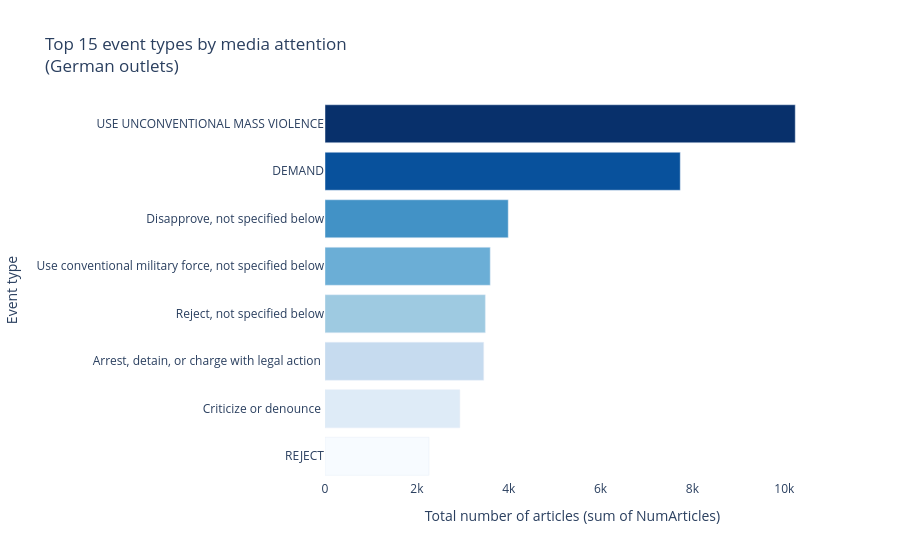

Notebook code for this chart:
### Markdown cell above
**Interactive plots**:

### Code cell
import plotly.express as px

TOP_N = 15

top_events_topN = (
    top_events_labeled
    .sort_values("total_articles", ascending=False)
    .head(TOP_N)
    .sort_values("total_articles", ascending=False)
)

fig = px.bar(
    top_events_topN,
    x="total_articles",
    y="EventDescription",
    color="EventDescription",
    orientation="h",
    color_discrete_sequence=px.colors.sequential.Blues_r,
    title=f"Top {TOP_N} event types by media attention<br>(German outlets)",
    labels={"total_articles": "Total Articles"},
)

fig.update_traces(
    hovertemplate=(
        "Event: %{y}<br>" +
        "Total Articles: %{x}" +
        "<extra></extra>"
    )
)

fig.update_layout(
    xaxis_title="Total number of articles",
    yaxis_title="Event type",
    showlegend=False,
    plot_bgcolor="white",
    paper_bgcolor="white",
)

fig.show()

### Figure 1 — Plotly figure (JSON) as saved in the notebook; plotly's stock layout.template omitted (floating-point values rounded to 4 significant figures)
{"data": [{"alignmentgroup": "True", "hovertemplate": "Event: %{y}<br>Total Articles: %{x}<extra></extra>", "legendgroup": "USE UNCONVENTIONAL MASS VIOLENCE", "marker": {"color": "rgb(8,48,107)", "pattern": {"shape": ""}}, "name": "USE UNCONVENTIONAL MASS VIOLENCE", "offsetgroup": "USE UNCONVENTIONAL MASS VIOLENCE", "orientation": "h", "showlegend": true, "textposition": "auto", "type": "bar", "x": [10238], "xaxis": "x", "y": ["USE UNCONVENTIONAL MASS VIOLENCE"], "yaxis": "y"}, {"alignmentgroup": "True", "hovertemplate": "Event: %{y}<br>Total Articles: %{x}<extra></extra>", "legendgroup": "DEMAND", "marker": {"color": "rgb(8,81,156)", "pattern": {"shape": ""}}, "name": "DEMAND", "offsetgroup": "DEMAND", "orientation": "h", "showlegend": true, "textposition": "auto", "type": "bar", "x": [7734], "xaxis": "x", "y": ["DEMAND"], "yaxis": "y"}, {"alignmentgroup": "True", "hovertemplate": "Event: %{y}<br>Total Articles: %{x}<extra></extra>", "legendgroup": "Disapprove, not specified below", "marker": {"color": "rgb(66,146,198)", "pattern": {"shape": ""}}, "name": "Disapprove, not specified below", "offsetgroup": "Disapprove, not specified below", "orientation": "h", "showlegend": true, "textposition": "auto", "type": "bar", "x": [3989], "xaxis": "x", "y": ["Disapprove, not specified below"], "yaxis": "y"}, {"alignmentgroup": "True", "hovertemplate": "Event: %{y}<br>Total Articles: %{x}<extra></extra>", "legendgroup": "Use conventional military force, not specified below", "marker": {"color": "rgb(107,174,214)", "pattern": {"shape": ""}}, "name": "Use conventional military force, not specified below", "offsetgroup": "Use conventional military force, not specified below", "orientation": "h", "showlegend": true, "textposition": "auto", "type": "bar", "x": [3597], "xaxis": "x", "y": ["Use conventional military force, not specified below"], "yaxis": "y"}, {"alignmentgroup": "True", "hovertemplate": "Event: %{y}<br>Total Articles: %{x}<extra></extra>", "legendgroup": "Reject, not specified below", "marker": {"color": "rgb(158,202,225)", "pattern": {"shape": ""}}, "name": "Reject, not specified below", "offsetgroup": "Reject, not specified below", "orientation": "h", "showlegend": true, "textposition": "auto", "type": "bar", "x": [3491], "xaxis": "x", "y": ["Reject, not specified below"], "yaxis": "y"}, {"alignmentgroup": "True", "hovertemplate": "Event: %{y}<br>Total Articles: %{x}<extra></extra>", "legendgroup": "Arrest, detain, or charge with legal action ", "marker": {"color": "rgb(198,219,239)", "pattern": {"shape": ""}}, "name": "Arrest, detain, or charge with legal action ", "offsetgroup": "Arrest, detain, or charge with legal action ", "orientation": "h", "showlegend": true, "textposition": "auto", "type": "bar", "x": [3455], "xaxis": "x", "y": ["Arrest, detain, or charge with legal action "], "yaxis": "y"}, {"alignmentgroup": "True", "hovertemplate": "Event: %{y}<br>Total Articles: %{x}<extra></extra>", "legendgroup": "Criticize or denounce ", "marker": {"color": "rgb(222,235,247)", "pattern": {"shape": ""}}, "name": "Criticize or denounce ", "offsetgroup": "Criticize or denounce ", "orientation": "h", "showlegend": true, "textposition": "auto", "type": "bar", "x": [2935], "xaxis": "x", "y": ["Criticize or denounce "], "yaxis": "y"}, {"alignmentgroup": "True", "hovertemplate": "Event: %{y}<br>Total Articles: %{x}<extra></extra>", "legendgroup": "REJECT", "marker": {"color": "rgb(247,251,255)", "pattern": {"shape": ""}}, "name": "REJECT", "offsetgroup": "REJECT", "orientation": "h", "showlegend": true, "textposition": "auto", "type": "bar", "x": [2263], "xaxis": "x", "y": ["REJECT"], "yaxis": "y"}], "layout": {"barmode": "relative", "legend": {"title": {"text": "EventDescription"}, "tracegroupgap": 0}, "paper_bgcolor": "white", "plot_bgcolor": "white", "showlegend": false, "title": {"text": "Top 15 event types by media attention<br>(German outlets)"}, "xaxis": {"anchor": "y", "domain": [0, 1], "title": {"text": "Total number of articles (sum of NumArticles)"}}, "yaxis": {"anchor": "x", "categoryarray": ["REJECT", "Criticize or denounce ", "Arrest, detain, or charge with legal action ", "Reject, not specified below", "Use conventional military force, not specified below", "Disapprove, not specified below", null, "DEMAND", "USE UNCONVENTIONAL MASS VIOLENCE"], "categoryorder": "array", "domain": [0, 1], "title": {"text": "Event type"}}}}
